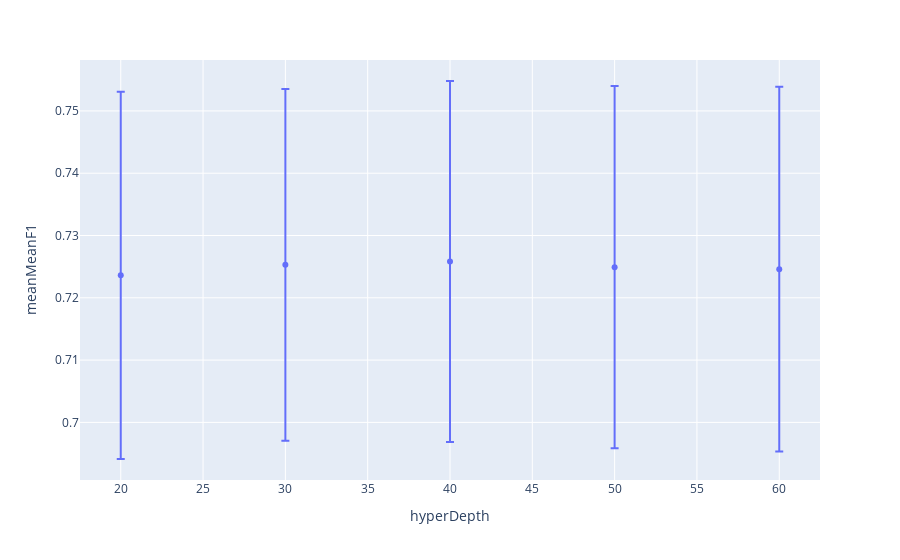

Notebook cell for this chart:
### Code cell
aux=hyperParams[(hyperParams.hyperThres==optimal.hyperThres)&(hyperParams.hyperMinDuration==optimal.hyperMinDuration)&
                (hyperParams.hyperClose==optimal.hyperClose)&(hyperParams.hyperMaxDuration==optimal.hyperMaxDuration)].reset_index(drop=True)
px.scatter(aux,x='hyperDepth',y='meanMeanF1',error_y='stdMeanF1')

### Figure 1 — Plotly figure (JSON) as saved in the notebook; plotly's stock layout.template omitted (floating-point values rounded to 4 significant figures)
{"data": [{"error_y": {"array": [0.02948, 0.02822, 0.02897, 0.02906, 0.02928]}, "hovertemplate": "hyperDepth=%{x}<br>meanMeanF1=%{y}<extra></extra>", "legendgroup": "", "marker": {"color": "#636efa", "symbol": "circle"}, "mode": "markers", "name": "", "orientation": "v", "showlegend": false, "type": "scatter", "x": [20, 30, 40, 50, 60], "xaxis": "x", "y": [0.7236, 0.7253, 0.7258, 0.7249, 0.7246], "yaxis": "y"}], "layout": {"legend": {"tracegroupgap": 0}, "margin": {"t": 60}, "xaxis": {"anchor": "y", "domain": [0, 1], "title": {"text": "hyperDepth"}}, "yaxis": {"anchor": "x", "domain": [0, 1], "title": {"text": "meanMeanF1"}}}}
